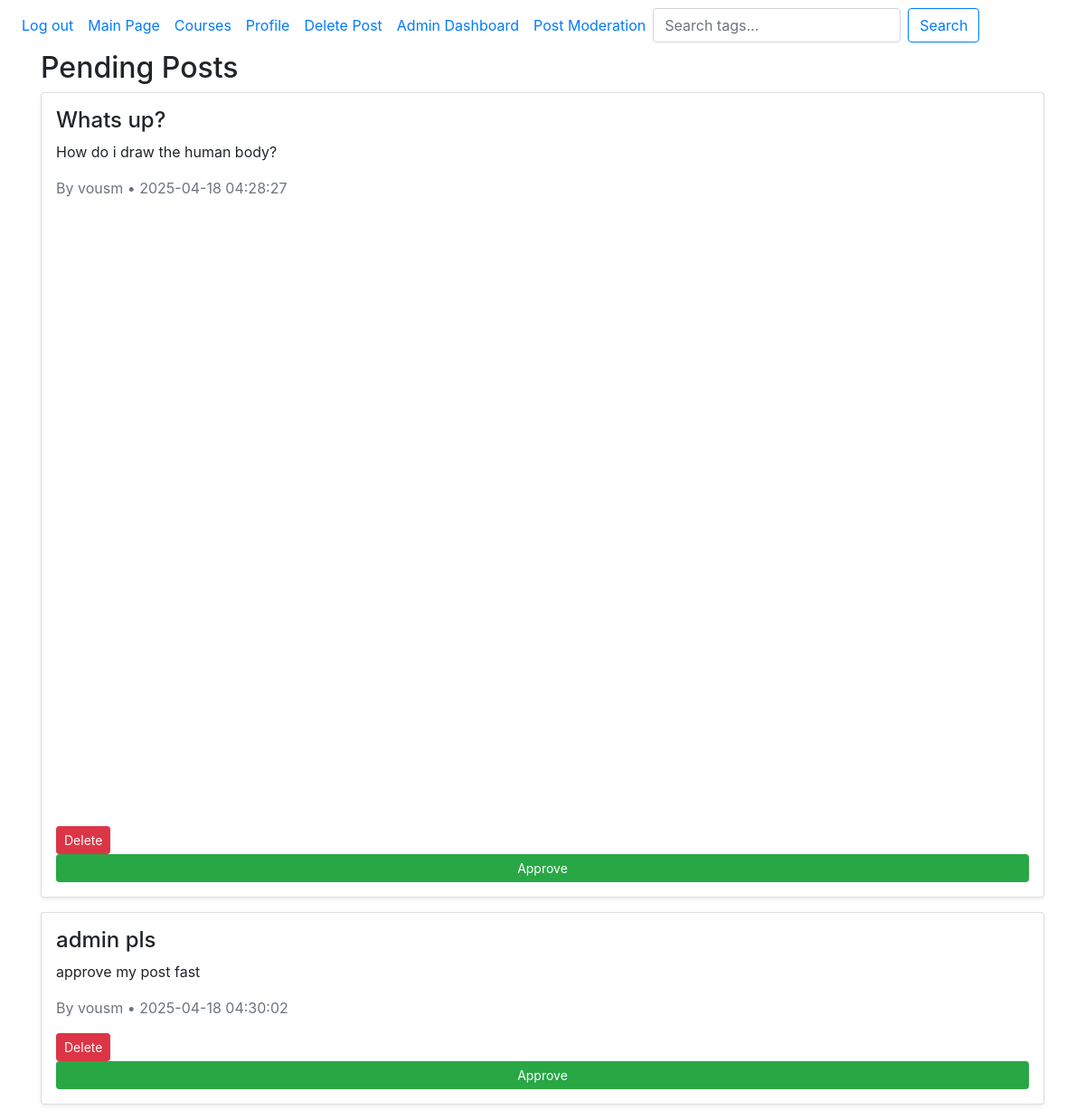
The page /admin/moderate_posts (signed in) on the database as committed earlier.
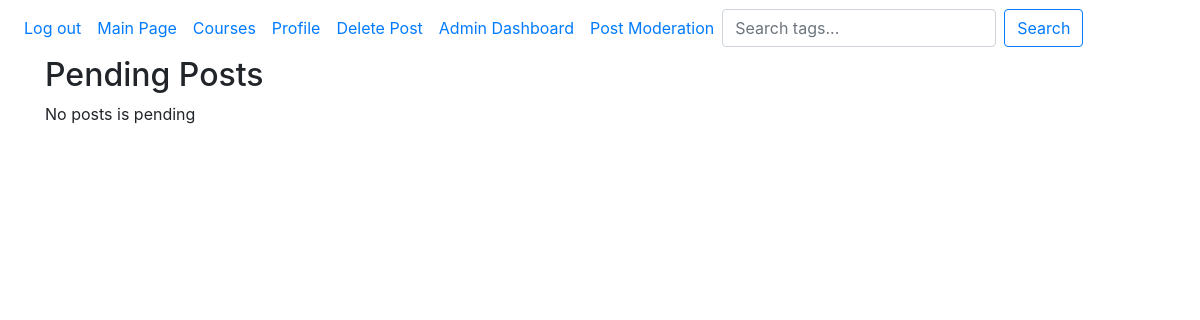
The same page on the database as committed later.
### website/models.py (models this page shows)
class Posts(db.Model):
    id = db.Column(db.Integer, primary_key = True)
    post_title = db.Column(db.String(150))
    timestamp = db.Column(db.DateTime(timezone=True), default=func.now())
    user_id = db.Column(db.Integer, db.ForeignKey('user.id'))  # who posted it
    image_url = db.Column(db.String(300))  # link to the artwork (if it's an image post)
    content = db.Column(db.Text)  # description/caption
    likes = db.Column(db.Integer, default=0) # likes/upvotes, for sorting posts
    tags = db.relationship('Tag', secondary=post_tags, backref='posts')
    is_locked = db.Column(db.Boolean, default=True)
    is_approved = db.Column(db.Boolean, default=False) # check for a post to see if its approved or not

class User(db.Model, UserMixin):
    id = db.Column(db.Integer, primary_key = True)
    email = db.Column(db.String(150), unique = True)
    password = db.Column(db.String(150))
    posts = db.relationship('Posts', backref='author', lazy=True) # user's posts
    username = db.Column(db.String(150), unique=True, nullable=False)  # renamed from first_name
    user_image = db.Column(db.String(300), nullable=True)  # path to profile image
    is_admin = db.Column(db.Boolean, default=False) # check to see if this is an admin or not

### website/admin.py (the view)
@admin.route('/moderate_posts')
@login_required
def moderate_posts():
    if not current_user.is_admin:
        abort(403)
    pending_posts = Posts.query.filter_by(is_approved=False).all()
    return render_template("moderate_posts.html", posts=pending_posts)

### website/__init__.py (called while the page is built)
def create_app():
    app = Flask(__name__)
    app.config['SECRET_KEY'] = 'touplis' #secret key for dev only
    app.config['SQLALCHEMY_DATABASE_URI'] = f'sqlite:///{DB_NAME}'
    db.init_app(app)
    migrate.init_app(app, db)
    from .views import views
    from .auth import auth
    from .admin import admin
    app.register_blueprint(views, url_prefix='/')
    app.register_blueprint(auth, url_prefix='/')
    app.register_blueprint(admin)
    from .models import User, Posts, Course
    login_manager = LoginManager()
    login_manager.login_view = 'auth.login'
    login_manager.init_app(app)
    @login_manager.user_loader
    def load_user(id):
        return User.query.get(int(id))
    @app.context_processor
    def inject_user():
        return dict(user=current_user)
    create_database(app)
    return app

### website/templates/moderate_posts.html
{% extends "base.html" %}
{% block content %}
  <h2>Pending Posts</h2>
  {% for post in posts %}
    <div class="card mb-3 p-3 shadow-sm">
      <h4>{{ post.post_title }}</h4>
      <p>{{ post.content }}</p>
      <p class="text-muted">By {{ post.author.username }} • {{ post.timestamp }}</p>
      {% if post.image_url %}
        <img src="{{ post.image_url }}" alt="Post Image" class="img-fluid mb-2" style="max-width: 100%;">
      {% endif %}
      <form action="{{ url_for('admin.delete_post', post_id=post.id) }}" method="POST" style="display:inline;">
        <button class="btn btn-danger btn-sm">Delete</button>
      </form>
      <a href="{{ url_for('admin.approve_post', post_id=post.id) }}" class="btn btn-success btn-sm">Approve</a>
    </div>
  {% else %}
    <p>No posts is pending</p>
  {% endfor %}
{% endblock %}

### website/templates/base.html (shortened to what this page needs)
<!DOCTYPE html>
<html>
    <head>
        <link
        rel="stylesheet"
        href="https://stackpath.bootstrapcdn.com/bootstrap/4.4.1/css/bootstrap.min.css"
      />
      <link
        rel="stylesheet"
        href="https://stackpath.bootstrapcdn.com/font-awesome/4.7.0/css/font-awesome.min.css"
      />
    </head>
    <body>
      <nav class="navbar navbar-expand-lg">
        <div class="collapse navbar-collapse" id="navbar">
          <div class="navbar-nav">
            {% if user.is_authenticated %}
            <a class="nav-item nav-link" id="logout" href="/logout">Log out</a>
            <a class="nav-item nav-link" id="main" href="/main">Main Page</a>
            <a class="nav-item nav-link" id="courses" href="/main/courses">Courses</a>
            <a class="nav-item nav-link" id="edit_profile" href="/profile/edit">Profile</a>
            <a class="nav-item nav-link" id="delete_post" href="/delete_post">Delete Post</a>
              {% if user.is_admin %}
              <a class="nav-item nav-link" href="/admin">Admin Dashboard</a>
              <a class="nav-item nav-link" href="/admin/moderate_posts">Post Moderation</a>
              {% endif %}
            {% else %}
            <a class="nav-item nav-link" id="home" href="/">Home</a>
            <a class="nav-item nav-link" id="login" href="/login">Login</a>
            <a class="nav-item nav-link" id="register" href="/register">Register</a>
            {% endif %}
          </div>
            <form class="form-inline my-2 my-lg-0" action="{{ url_for('views.search') }}" method="GET">
              <input class="form-control mr-sm-2" type="search" name="tag" placeholder="Search tags..." aria-label="Search">
              <button class="btn btn-outline-primary my-2 my-sm-0" type="submit">Search</button>
            </form>
        </div>
      </nav>
      <div class="container">
        {% block content %}
        {% endblock %}
      </div>
    </body>
</html>

Rows that differ between the two databases and show on the page:
no longer on this page (row edited): Posts: post_title "Whats up?", content "How do i draw the human body?", author.username "vousm", timestamp "2025-04-18 04:28:27", image_url (picture)
removed Posts: post_title "admin pls", content "approve my post fast", author.username "vousm", timestamp "2025-04-18 04:30:02"
Other text that changed with them:
text now shown: "No posts is pending"
